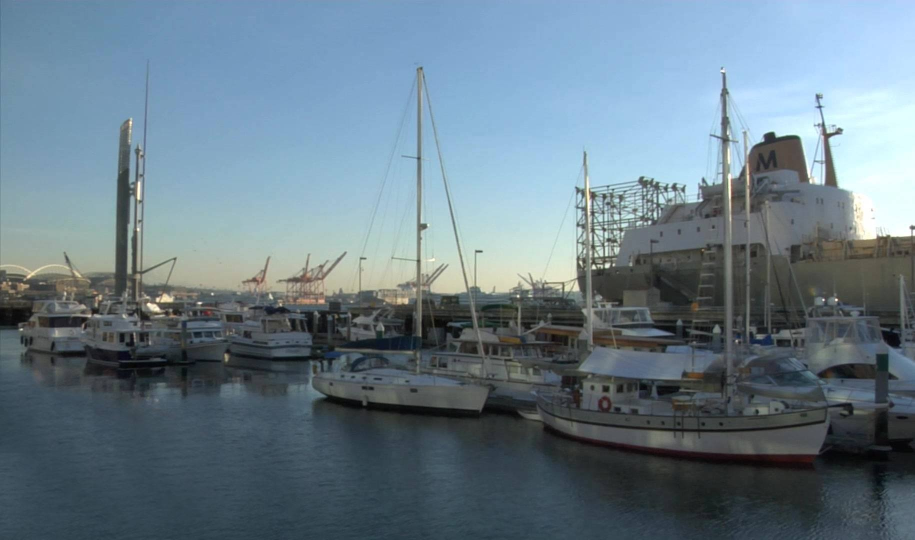
#> input picture Seam Finder/ship1.jpg, 1830 x 1080 px, given in place of ship1.png, which was not available (shown at 1/2 size)
$ python seam_find.py
#> lines starting #> are read from the running program, lines starting #| are printed output that depends on the picture; pictures that were not available may be replaced by others from this repository, and a replacement may not be noted
'''
This file finds a seam between two images by minimizing a predefined cost function.
The cost of the seam defines the alignment quality of the two images.
'''
import cv2 as cv
import numpy as np
import maxflow
from matplotlib import pyplot as plt


#to find the coordinates for the intersection of the two images
def intersect(im1,off1,im2,off2):
	return tuple(np.abs(np.subtract(np.minimum(np.add(off1, im1), np.add(off2, im2)), np.maximum(off1, off2))))


#to find the size of the resultant overlapped image
def union(im1,off1,im2,off2):
	return tuple(np.abs(np.subtract(np.maximum(np.add(off1, im1), np.add(off2, im2)), np.minimum(off1, off2))))


#function to stitch the images - the last parameters is for showing the seam in the resultant image
def stitch_image(image, patch, offset, show_seam):
    row_overlap, col_overlap = intersect(image1.shape, (0, 0), image2.shape, offset)
    image1_overlap = image1[offset[0]:offset[0]+row_overlap, offset[1]:offset[1]+col_overlap]
    image2_overlap = image2[:row_overlap, :col_overlap]  #retrieving the overlapped regions in the two images

    #creating a graph of the overlapped regions
    #each pixel is represented as a node
    g = maxflow.Graph[float]()
    nodes = g.add_grid_nodes((row_overlap, col_overlap))

    # adding edges between the overlapped nodes and non-overlapping part of the images(source/sink,ie,terminal egdes)
    source, sink = (np.inf, 0), (0, np.inf)
    g.add_grid_tedges(nodes[1:, -1], *sink)     # top right
    g.add_grid_tedges(nodes[-1,:-1], *sink)     # bottom right
    g.add_grid_tedges(nodes[:-1, 0], *source)   # bottom left
    g.add_grid_tedges(nodes[0,  1:], *source)   # top left

    # edges in overlap, right and down respectively
    #for now cost is taken as the normalized difference between the intensity levels of the images
    cost = np.abs(image1_overlap.astype(float) - image2_overlap.astype(float)) / 256
    #weights are calculated as the sum of weights of adjacent pixels
    #structure defines the neighborhood of the pixel
    #symmetric = True implies edges in both directions.
    g.add_grid_edges(nodes, weights=(cost + np.roll(cost, -1, axis=1)), structure=np.array([[0, 0, 1]]), symmetric=True)
    #g.add_grid_edges(nodes, weights=(cost + np.roll(cost, -1, axis=0)), structure=np.array([[0, 0, 1]]).T, symmetric=True)
    g.add_grid_edges(nodes, weights=(cost + np.roll(cost, -1, axis=0)), structure=np.array([[0, 0, 1]]), symmetric=True)

    #calculate the cut set such that the cost is minimized.
    max_flow = g.maxflow()
    print('maxflow: {}'.format(max_flow))

    # min-cut would divide the graph into two parts
    # the segments to which the nodes of the overlapped region belong to are returned.
    segments = g.get_grid_segments(nodes)
    overlap = np.where(segments, image2_overlap, image1_overlap)
    #print(segments)
    #to show the seam adjacent pixels are XOR-ed and added so that pixels belonging to different segments
    #have a seam between them.
    if show_seam:
        seam = np.logical_or.reduce([np.logical_xor(segments, np.roll(segments,  1, axis=0)),
                                    np.logical_xor(segments, np.roll(segments,  1, axis=1)),
                                    np.logical_xor(segments, np.roll(segments, -1, axis=0)),
                                    np.logical_xor(segments, np.roll(segments, -1, axis=1))])
        seam[:, :1] = seam[:1, :] = seam[:, -1:] = seam[-1:, :] = False
        overlap = np.where(seam, [[0]], overlap)

    # copy the old image, patch, overlap to a new one
    res_img = np.ndarray(union(image1.shape, (0, 0), image2.shape, offset))
    res_img[         :              image1.shape[0],          :              image1.shape[1]] = image1[:, :]
    res_img[offset[0]:offset[0] +   image2.shape[0], offset[1]:offset[1] +   image2.shape[1]] = image2[:, :]
    res_img[offset[0]:offset[0] + overlap.shape[0], offset[1]:offset[1] + overlap.shape[1]] = overlap[:, :]
    return res_img.astype(np.uint8)

image1 = cv.imread('ship1.png', 0)
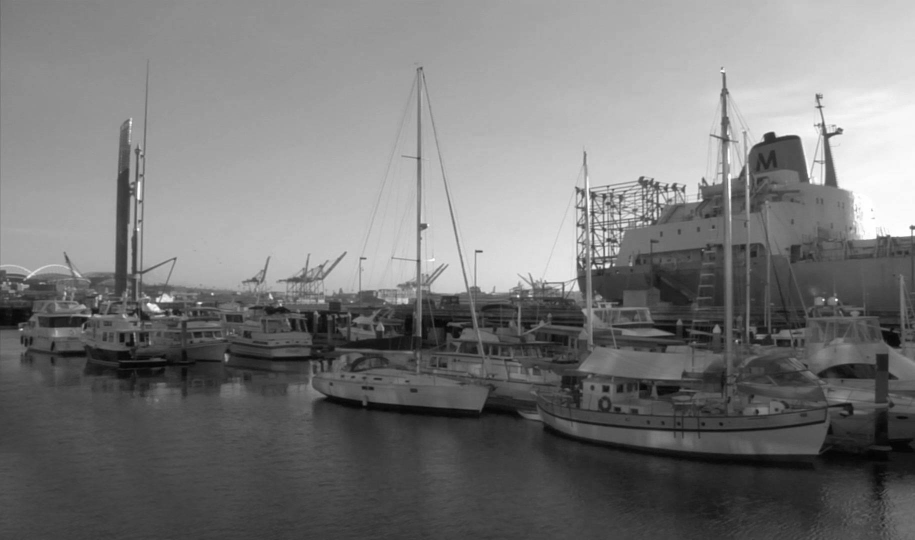
#> image1: shape (1080, 1830) (shown at 1/2 size); min 2, max 255, mean 119.8
#patch = np.copy(image)
image2 = cv.imread('ship2.png', 0)
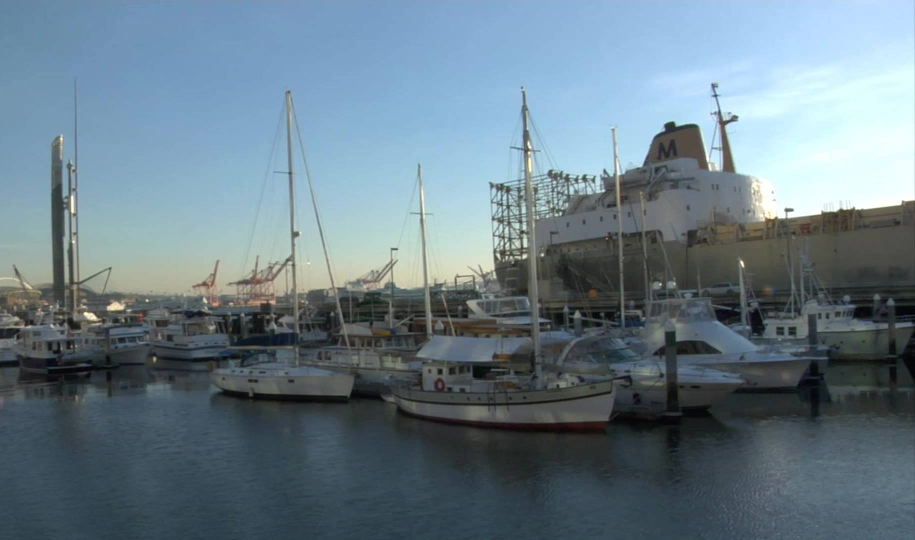
#> input picture Seam Finder/ship2.jpg, 1830 x 1080 px, given in place of ship2.png, which was not available (shown at 1/2 size)
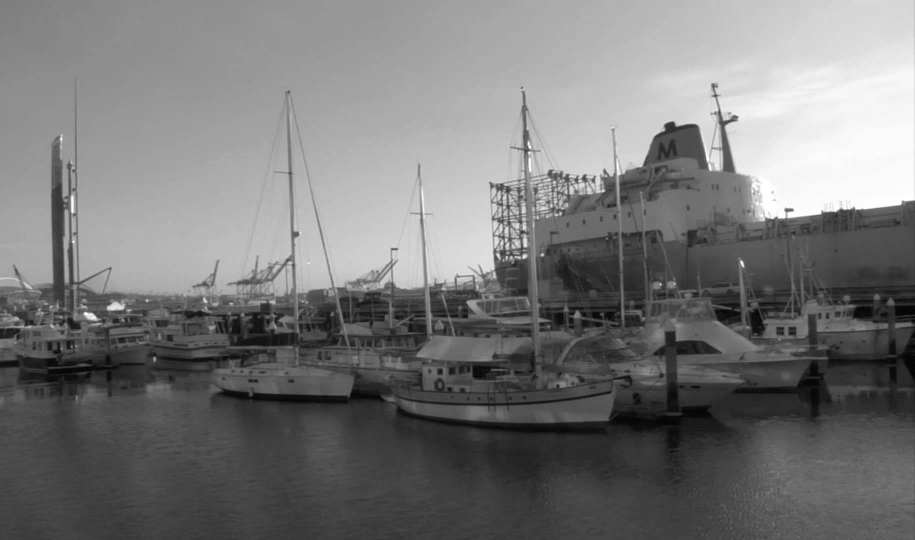
#> image2: shape (1080, 1830) (shown at 1/2 size); min 0, max 255, mean 119.9
#image = stitch_patch(image, patch, (400, 100), 1)
res_image = stitch_image(image1, image2, (0, 700),1) # the offset value has been given manually for now.
#> in stitch_image, `image1_overlap = image1[offset[0]:offset[0]+row_overlap, offset[1]:off..`:
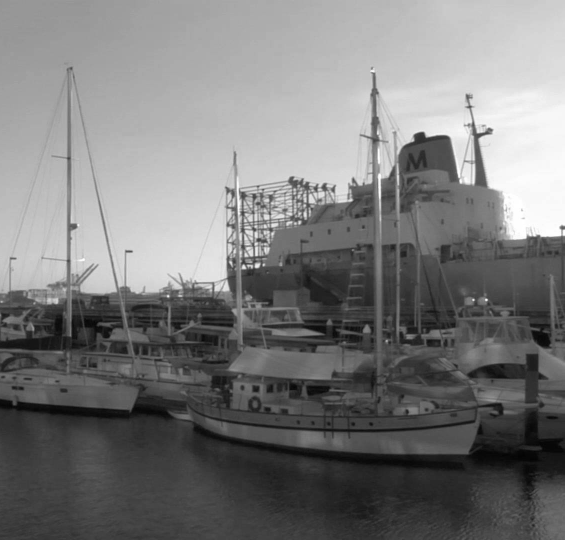
#> image1_overlap: shape (1080, 1130) (shown at 1/2 size); min 2, max 255, mean 122.4
#> in stitch_image, `image2_overlap = image2[:row_overlap, :col_overlap]`:
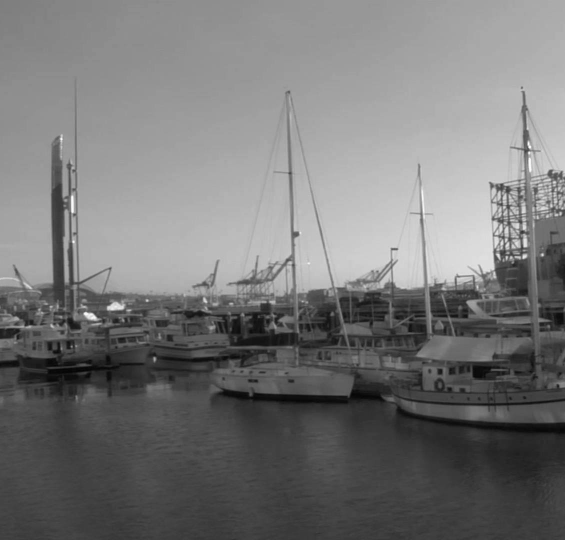
#> image2_overlap: shape (1080, 1130) (shown at 1/2 size); min 0, max 255, mean 119.1
#> (the run stopped early here; a loop or call above may not have finished)
